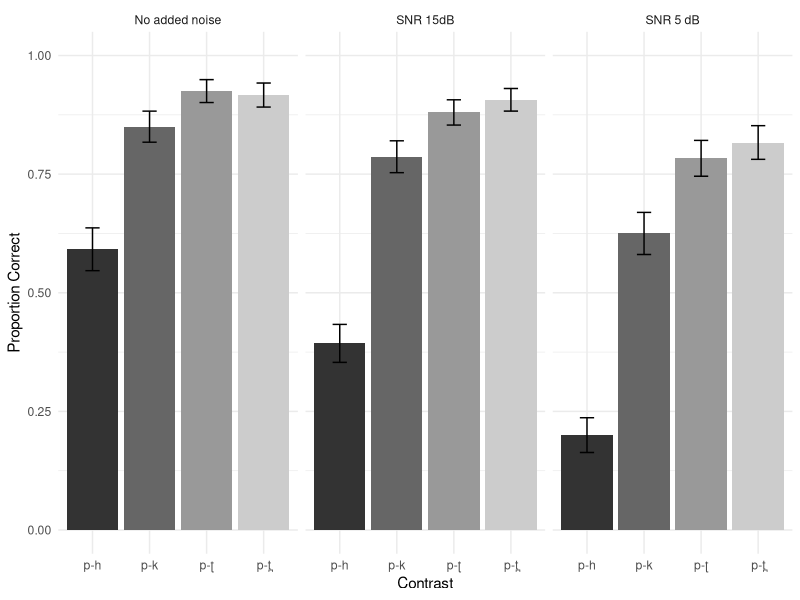

Source code (R):
## ---- chunk 1
knitr::opts_chunk$set(echo = TRUE)
knitr::opts_chunk$set(warning = FALSE, message = FALSE)
## ---- chunk 2
data_15 <- read.csv("Master_15_local.csv", header = TRUE)
data_5 <- read.csv("Master_5_local.csv", header = TRUE)
data_clean <- read.csv("Master_clean_local.csv", header = TRUE)
full_data <- rbind(data_clean,data_15,data_5)

# Make new data frame with dental and retroflex symbols

#full_data_new <-  data.frame(
#  lapply(full_data, function(x) {
#    x <- gsub("th", "t̪", x)
#    x <- gsub("t", "ʈ", x)
#    return(x)
#  })
#)
## ---- chunk 3
# Full data clean
remove_rows <- function(full_data) {
  allowed_values <- c("p-th", "p-t", "p-k", "p-h")
  filtered_full_data <- subset(full_data, con %in% allowed_values)
  return(filtered_full_data)
}

filtered_full_data <- remove_rows(full_data)

# Make SNR a factor
filtered_full_data$snr <- as.factor(filtered_full_data$snr)
## ---- chunk 4
## Make a master bar chart of proportion correct w error bars

library(ggplot2)
library(dplyr)

# new names for snr facet labels
snr_names <- list("clean"="No added noise","15"="SNR 15dB", "5"="SNR 5 dB")

# use the labeller function in facet
snr_labeller <- function(variable,value){
  return(snr_names[value])
}

# Calculate the mean and standard error (SEM) for each group
summary_filtered_full_data <- filtered_full_data %>%
  group_by(snr, con) %>%
  summarise(mean_corr = mean(corr),
            sd_corr = sd(corr),
            n = n()) %>%
  mutate(se_corr = sd_corr / sqrt(n))  # Calculate Standard Error

# Order of SNRs in the plot
summary_filtered_full_data$snr_f = factor(summary_filtered_full_data$snr, levels=c('clean','15','5'))


# Plot using ggplot2
grey_colors <- c("grey20", "grey40", "grey60", "grey80")

full_plot <- ggplot(summary_filtered_full_data, aes(x = con, y = mean_corr, fill = con)) +
  geom_bar(stat = "identity", position = "dodge", show.legend = FALSE) + ylim(0,1)+
  geom_errorbar(aes(ymin = mean_corr - se_corr, ymax = mean_corr + se_corr),
                position = position_dodge(width = 0.9), width = 0.25) +
  facet_wrap(~snr_f,ncol = 3, labeller = snr_labeller) + 
  labs(x = "Contrast", y = "Proportion Correct", fill = "Contrast") +
  scale_x_discrete(labels=c("p-h", "p-k", "p-ʈ", "p-t̪")) +
  scale_fill_manual(values = grey_colors) + 
  theme_minimal()

full_plot
## ---- chunk 5
library(lme4)
filtered_full_data$snr <- relevel(filtered_full_data$snr, ref = "clean")

model <- glmer(corr ~ snr * con + (1 | part), data = filtered_full_data, family = binomial, control=glmerControl(optimizer="bobyqa",optCtrl=list(maxfun=2e5)))
summary(model)
